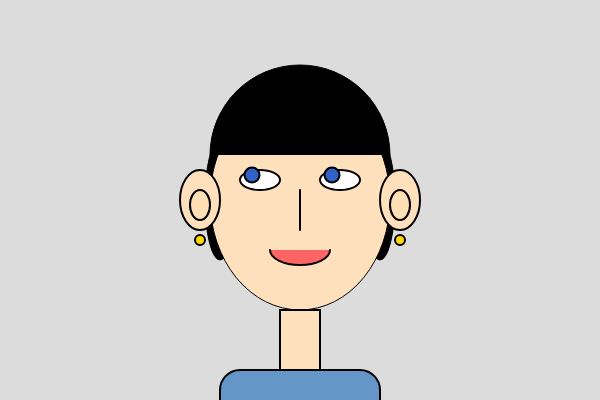
Frame 1 (no input)
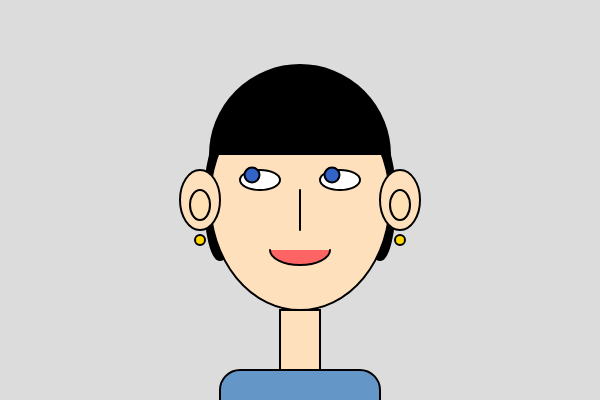
Frame 60 (no input)
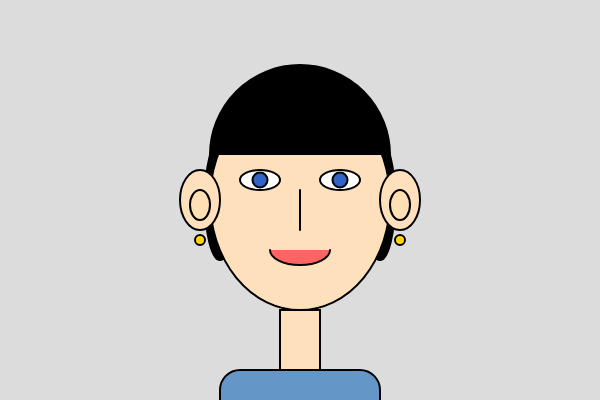
Frame 120 (the mouse pressed at the canvas centre since frame 60)

The p5.js sketch that drew these frames (run headless with seeded random() and noise() and a simulated clock; from frame 60 on, the mouse is pressed at the canvas centre):

// p5.js sketch
// ── sketch.js
let smile = 0;

function setup() {
  createCanvas(600, 400);
}

function draw() {
  background(220);

  fill(0);
  ellipse(220, 200, 30, 120);
  ellipse(380, 200, 30, 120);

  fill(255, 224, 189);
  ellipse(300, 200, 180, 220);

  fill(0);
  arc(300, 155, 180, 180, PI, 0);

  // 눈
  fill(255);
  strokeWeight(2);
  ellipse(260, 180, 40, 20);
  ellipse(340, 180, 40, 20);

  // 눈동자 (마우스만 반응)
  fill(50, 100, 200);

  let lx = map(mouseX, 0, width, -8, 8);
  let ly = map(mouseY, 0, height, -5, 5);

  ellipse(260 + lx, 180 + ly, 15, 15);
  ellipse(340 + lx, 180 + ly, 15, 15);

  // 코
  stroke(0);
  line(300, 190, 300, 230);

  // 입 (키보드로 변화)
  fill(255, 100, 100);

  if (smile == 0) {
    arc(300, 250, 60, 30, 0, PI); // 무표정
  } else {
    arc(300, 260, 60, 30, PI, TWO_PI); // 웃는 얼굴
  }

  // 귀
  fill(255, 224, 189);
  ellipse(200, 200, 40, 60);
  ellipse(400, 200, 40, 60);

  fill(255, 224, 180);
  ellipse(200, 205, 20, 30);
  ellipse(400, 205, 20, 30);

  // 몸
  fill(255, 224, 189);
  rect(280, 310, 40, 60);

  fill(100, 150, 200);
  rect(220, 370, 160, 80, 20);

  // 장식
  fill(255, 215, 0);
  ellipse(200, 240, 10, 10);
  ellipse(400, 240, 10, 10);
}

// 키보드 이벤트
function keyPressed() {
  if (key == ' ') {
    smile = 1 - smile; // 스페이스바로 표정 변경
  }
}
